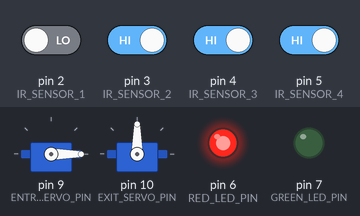
A sketch run on a simulated Arduino Uno, built with avr-gcc and run on an emulated ATmega328P. Shown: 2 × servo, output pins drawn as LEDs (lit = HIGH). Inputs (shaded band) come from the test bench; at power-on: pin 3 (IR_SENSOR_2), pin 4 (IR_SENSOR_3), pin 5 (IR_SENSOR_4) HIGH, pin 2 (IR_SENSOR_1) LOW.

Above: at 2.8 s.
2.9 s: pin 2 (IR_SENSOR_1) driven HIGH
At 3.6 s:
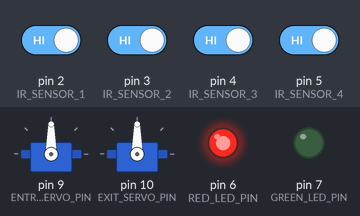
4.5 s: pin 2 (IR_SENSOR_1) driven LOW
At 6.3 s:
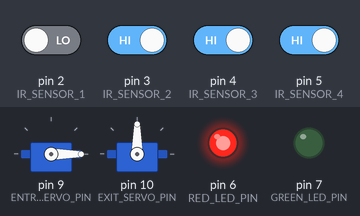
Timing chart, 0 to 7.8 s (numbered marks = the images above; inputs shaded):
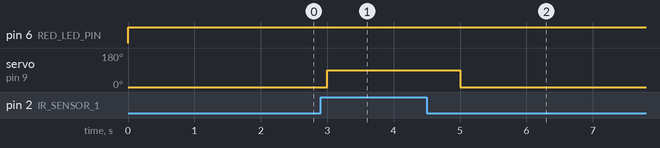

The sketch:

carpark.ino
```cpp
#include <Servo.h>
#define ENTRANCE_SERVO_PIN 9
#define EXIT_SERVO_PIN 10
#define IR_SENSOR_1 2
#define IR_SENSOR_2 3
#define IR_SENSOR_3 4
#define IR_SENSOR_4 5
#define RED_LED_PIN 6
#define GREEN_LED_PIN 7
#define CLOUD_ENABLED true // Set this to false if not using cloud integration

Servo entranceGateServo;
Servo exitGateServo;

void setup() {
  Serial.begin(9600);
  entranceGateServo.attach(ENTRANCE_SERVO_PIN);
  exitGateServo.attach(EXIT_SERVO_PIN);
  pinMode(IR_SENSOR_1, INPUT);
  pinMode(IR_SENSOR_2, INPUT);
  pinMode(IR_SENSOR_3, INPUT);
  pinMode(IR_SENSOR_4, INPUT);
  pinMode(RED_LED_PIN, OUTPUT);
  pinMode(GREEN_LED_PIN, OUTPUT);

  if (CLOUD_ENABLED) {
    // Initialize cloud connection here
    // Example: Initialize WiFi and connect to cloud server
  }
}

void loop() {
  bool slot1 = digitalRead(IR_SENSOR_1);
  bool slot2 = digitalRead(IR_SENSOR_2);
  bool slot3 = digitalRead(IR_SENSOR_3);
  bool slot4 = digitalRead(IR_SENSOR_4);

  // Check if any slot is occupied and set LED accordingly
  if (slot1 || slot2 || slot3 || slot4) {
    digitalWrite(RED_LED_PIN, HIGH);
    digitalWrite(GREEN_LED_PIN, LOW);
  } else {
    digitalWrite(RED_LED_PIN, LOW);
    digitalWrite(GREEN_LED_PIN, HIGH);
  }

  // Check if all slots are filled and display at the entrance
  if (slot1 && slot2 && slot3 && slot4) {
    entranceGateServo.write(90); // Close entrance gate
    // If cloud is enabled, send data to the cloud
    if (CLOUD_ENABLED) {
      // Send status data to the cloud
    }
  } else {
    entranceGateServo.write(0); // Open entrance gate
  }

  // Additional cloud integration code can be added here
  if (CLOUD_ENABLED) {
    // Check for cloud commands or update status
    // Example: Listen for cloud commands to open or close exit gate
  }

  // Add a delay to prevent rapid sensor readings
  delay(1000);
}
```

Measured:
- after the input at 2.9 s, servo on pin 9 (ENTRANCE_SERVO_PIN): 0° → 90° after 0.10 s
- after the input at 4.5 s, servo on pin 9 (ENTRANCE_SERVO_PIN): 90° → 0° after 0.50 s
